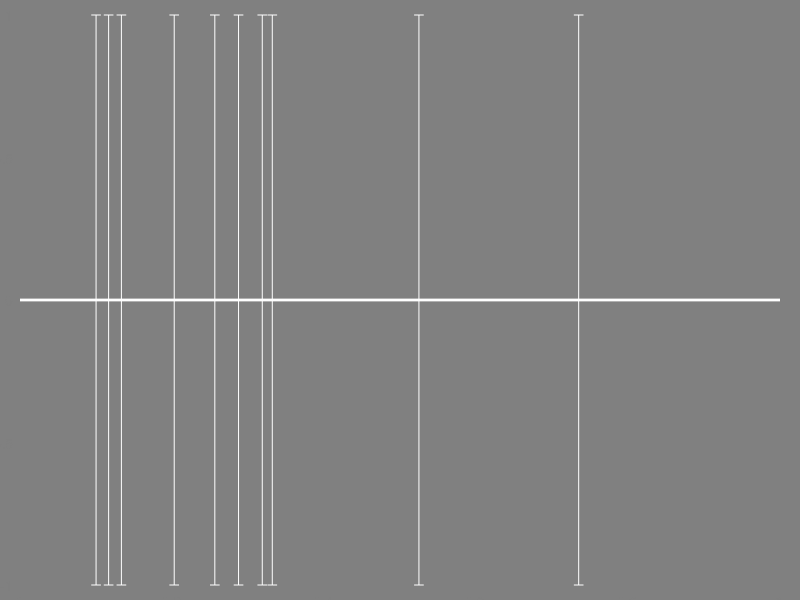

The MATLAB script that drew this image: (Note: this script raises an error after producing the figure.)

%function [cue_high, cue_low] = generateCue(ratingMean, ratingSD, pairnum)

%% Normal distribution
% Adapted from 
ratingMean = 1
ratingSD = 1
m = ratingMean/7;
sd = ratingSD/7;
v = sd^2;  % provide stdev^2
n = 10;     % number of ratings to display
pairnum = 1;

set(0, 'defaultFigurePosition', [300 400 400 120], 'defaultFigureColor' , [.5 .5 .5], ...
    'defaultLineColor', [1 1 1])
set(0, 'DefaultFigureInvertHardcopy', 'off')

for f = 1:2
    if f == 1
        cuemean = m + sd;
        cuetype = 'high';

%% This could be a function to call
mu = log(cuemean/(sqrt(1 + v/cuemean^2)));
s = sqrt(log(1 + v/m^2));
lognormdist = makedist('lognormal','mu',mu, 'sigma',s);  % creates lognormal distribution with mean m and stdev sqrt(v)

fid = fopen('stimulilv1.txt','w');   % opens textfile to write stimulus parameters
fprintf(fid, '%s %d %s %d \n', 'mean = ', m, 'stdev = ', sqrt(v))
fprintf(fid, '%s \t %s \t %s \t %s \t %s \t %s \t \n', 'Stimulusfile', 'Mean', 'StDev','Min', 'Max',  'IndivRatings') 


  

    
    stim(f).ratings = random(lognormdist, n,1);  % draws 10 values from normal distribution as defined above
    
    for i = 1:length(stim(f).ratings)
        while stim(f).ratings(i) < 0 | stim(f).ratings(i) > 1 | ~isreal(stim(f).ratings(i))   % if outside of bounds [0 1] repeat until sample found
            stim(f).ratings(i) = random(lognormdist, 1,1);
        end
    end
    
    
    stim(f).ratingsmean = mean(stim(f).ratings);
    stim(f).ratingsstdev = std(stim(f).ratings);
    stim(f).min = min(stim(f).ratings);
    stim(f).max = max(stim(f).ratings);

    % draws figure
    figure1 = figure('Color',[.5 .5 .5], 'Position', [300 400 600 150]);
    axes1 = axes('Parent', figure1, 'Position', [0.025 0.025 0.95 0.95], ...
                 'Color', [.5 .5 .5], 'YColor', [.5 .5 .5],...
                 'XColor', [.5 .5 .5]);
    hold(axes1, 'all');

    line([0,1], [0 0], 'Color', 'w', 'LineWidth', 2); hold on;
    plot(stim(f).ratings, 1, '.', 'MarkerSize', 10, 'Color',[.5 .5 .5]); hold on;
    errorbar(stim(f).ratings, zeros(n,1), (ones(n,1)), 'w', 'LineWidth', 2); hold on;

    strpos = {'Extremely', 'Positive'};
    strneg = {'Extremely', 'Negative'};
    strneut = {'Neutral'}
    strl = 'l'
    lbl_right = text(1.04, 0 ,strpos,'FontSize',16, 'Color',[1 1 1]); hold on;
    lbl_left = text(-.2, 0 ,strneg,'FontSize',16, 'Color',[1 1 1]); hold on;
    lbl_low = text (0.45, -.65, strneut, 'FontSize',16, 'Color',[1 1 1]); hold on;

    %xlim([0 1])
    ylim([-0.5 0.5])
    box off
    
    % stuff for filename that includes m and s
    ms = num2str(stim(f).ratingsmean,'%.3f');
    ss = num2str(stim(f).ratingsstdev,'%.3f');
    stim(f).filename = (['Pair', num2str(pairnum), "_", cuetype, '_M', ms(:,3:5), '_STD', ss(:, 3:5), '.jpg']);
      
    %fprintf(fid, '%s \t %s \t %d \t %d \t %d \t %d \t %d \t %d \t %d \t %d \t %d \t %d \t %d \t %d \t %d \t %d \t \n', stim(f).filename, stim(f).ratingsmean, stim(f).ratingsstdev, stim(f).min, stim(f).max, stim(f).ratings');
  
    set(gcf,'Units','pixels','Position',[200 200 600 150]);  %# Modify figure size

    saveas(gcf, 'mufile.png')
    frame = getframe(gcf);                   %# Capture the current window
    imwrite(frame.cdata, stim(f).filename);  %# Save the frame data
    
 
   
   

fclose(fid);

save('cuesall', 'cues')  % saves the parameter structure as mat file

close all

    else
        cuemean = m - sd;
        cuetype = 'low'
mu = log(cuemean/(sqrt(1 + v/cuemean^2)));
s = sqrt(log(1 + v/m^2));
lognormdist = makedist('lognormal','mu',mu, 'sigma',s);  % creates lognormal distribution with mean m and stdev sqrt(v)

fid = fopen('stimulilv1.txt','w');   % opens textfile to write stimulus parameters
fprintf(fid, '%s %d %s %d \n', 'mean = ', m, 'stdev = ', sqrt(v))
fprintf(fid, '%s \t %s \t %s \t %s \t %s \t %s \t \n', 'Stimulusfile', 'Mean', 'StDev','Min', 'Max',  'IndivRatings') 


  

    
    stim(f).ratings = random(lognormdist, n,1);  % draws 10 values from normal distribution as defined above
    
    for i = 1:length(stim(f).ratings)
        while stim(f).ratings(i) < 0 | stim(f).ratings(i) > 1 | ~isreal(stim(f).ratings(i))   % if outside of bounds [0 1] repeat until sample found
            stim(f).ratings(i) = random(lognormdist, 1,1);
        end
    end
    
    
    stim(f).ratingsmean = mean(stim(f).ratings);
    stim(f).ratingsstdev = std(stim(f).ratings);
    stim(f).min = min(stim(f).ratings);
    stim(f).max = max(stim(f).ratings);

    % draws figure
    figure1 = figure('Color',[.5 .5 .5], 'Position', [300 400 600 150]);
    axes1 = axes('Parent', figure1, 'Position', [0.025 0.025 0.95 0.95], ...
                 'Color', [.5 .5 .5], 'YColor', [.5 .5 .5],...
                 'XColor', [.5 .5 .5]);
    hold(axes1, 'all');

    line([0,1], [0 0], 'Color', 'w', 'LineWidth', 2); hold on;
    plot(stim(f).ratings, 1, '.', 'MarkerSize', 10, 'Color',[.5 .5 .5]); hold on;
    errorbar(stim(f).ratings, zeros(n,1), (ones(n,1)), 'w', 'LineWidth', 2); hold on;

    strpos = {'Extremely', 'Positive'};
    strneg = {'Extremely', 'Negative'};
    strneut = {'Neutral'}
    strl = 'l'
    lbl_right = text(1.04, 0 ,strpos,'FontSize',16, 'Color',[1 1 1]); hold on;
    lbl_left = text(-.2, 0 ,strneg,'FontSize',16, 'Color',[1 1 1]); hold on;
    lbl_low = text (0.45, -.65, strneut, 'FontSize',16, 'Color',[1 1 1]); hold on;

    %xlim([0 1])
    ylim([-0.5 0.5])
    box off
    
    % stuff for filename that includes m and s
    ms = num2str(stim(f).ratingsmean,'%.3f');
    ss = num2str(stim(f).ratingsstdev,'%.3f');
    stim(f).filename = (['Pair', num2str(pairnum), "_", cuetype, '_M', ms(:,3:5), '_STD', ss(:, 3:5), '.jpg']);
      
    %fprintf(fid, '%s \t %s \t %d \t %d \t %d \t %d \t %d \t %d \t %d \t %d \t %d \t %d \t %d \t %d \t %d \t %d \t \n', stim(f).filename, stim(f).ratingsmean, stim(f).ratingsstdev, stim(f).min, stim(f).max, stim(f).ratings');
  
    set(gcf,'Units','pixels','Position',[200 200 600 150]);  %# Modify figure size

    frame = getframe(gcf);                   %# Capture the current window
    imwrite(frame.cdata, stim(f).filename);  %# Save the frame data
    
 
   
   

fclose(fid);

save('cuesall', 'cues')  % saves the parameter structure as mat file
    end
end
